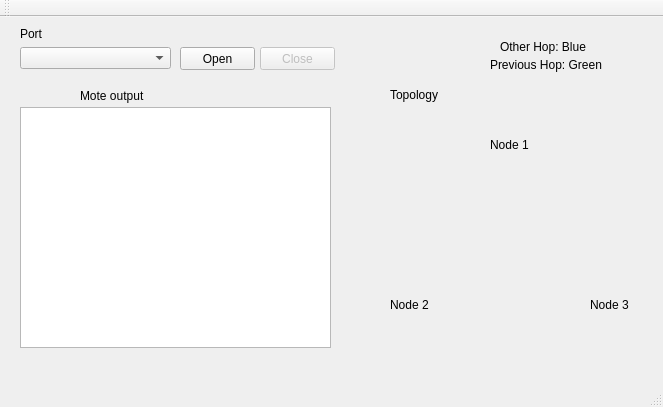
<?xml version="1.0" encoding="UTF-8"?>
<ui version="4.0">
 <class>MainWindow</class>
 <widget class="QMainWindow" name="MainWindow">
  <property name="geometry">
   <rect>
    <x>0</x>
    <y>0</y>
    <width>663</width>
    <height>407</height>
   </rect>
  </property>
  <property name="windowTitle">
   <string>MainWindow</string>
  </property>
  <widget class="QWidget" name="centralWidget">
   <widget class="QPushButton" name="pushButton_open">
    <property name="geometry">
     <rect>
      <x>180</x>
      <y>30</y>
      <width>75</width>
      <height>23</height>
     </rect>
    </property>
    <property name="text">
     <string>Open</string>
    </property>
   </widget>
   <widget class="QTextEdit" name="textEdit_Status">
    <property name="enabled">
     <bool>true</bool>
    </property>
    <property name="geometry">
     <rect>
      <x>20</x>
      <y>90</y>
      <width>311</width>
      <height>241</height>
     </rect>
    </property>
   </widget>
   <widget class="QLabel" name="label">
    <property name="geometry">
     <rect>
      <x>20</x>
      <y>10</y>
      <width>46</width>
      <height>13</height>
     </rect>
    </property>
    <property name="text">
     <string>Port</string>
    </property>
   </widget>
   <widget class="QPushButton" name="pushButton_close">
    <property name="enabled">
     <bool>false</bool>
    </property>
    <property name="geometry">
     <rect>
      <x>260</x>
      <y>30</y>
      <width>75</width>
      <height>23</height>
     </rect>
    </property>
    <property name="text">
     <string>Close</string>
    </property>
   </widget>
   <widget class="QComboBox" name="comboBox_Interface">
    <property name="geometry">
     <rect>
      <x>20</x>
      <y>30</y>
      <width>151</width>
      <height>22</height>
     </rect>
    </property>
   </widget>
   <widget class="QLabel" name="label_2">
    <property name="geometry">
     <rect>
      <x>80</x>
      <y>70</y>
      <width>101</width>
      <height>17</height>
     </rect>
    </property>
    <property name="text">
     <string>Mote output</string>
    </property>
   </widget>
   <widget class="QLabel" name="label_3">
    <property name="geometry">
     <rect>
      <x>390</x>
      <y>70</y>
      <width>71</width>
      <height>16</height>
     </rect>
    </property>
    <property name="text">
     <string>Topology</string>
    </property>
   </widget>
   <widget class="QLabel" name="label_4">
    <property name="geometry">
     <rect>
      <x>490</x>
      <y>120</y>
      <width>51</width>
      <height>16</height>
     </rect>
    </property>
    <property name="text">
     <string>Node 1</string>
    </property>
   </widget>
   <widget class="QLabel" name="label_5">
    <property name="geometry">
     <rect>
      <x>390</x>
      <y>280</y>
      <width>51</width>
      <height>16</height>
     </rect>
    </property>
    <property name="text">
     <string>Node 2</string>
    </property>
   </widget>
   <widget class="QLabel" name="label_6">
    <property name="geometry">
     <rect>
      <x>590</x>
      <y>280</y>
      <width>51</width>
      <height>16</height>
     </rect>
    </property>
    <property name="text">
     <string>Node 3</string>
    </property>
   </widget>
   <widget class="QLabel" name="label_7">
    <property name="geometry">
     <rect>
      <x>500</x>
      <y>20</y>
      <width>121</width>
      <height>20</height>
     </rect>
    </property>
    <property name="text">
     <string>Other Hop: Blue</string>
    </property>
   </widget>
   <widget class="QLabel" name="label_8">
    <property name="geometry">
     <rect>
      <x>490</x>
      <y>40</y>
      <width>151</width>
      <height>16</height>
     </rect>
    </property>
    <property name="text">
     <string>Previous Hop: Green</string>
    </property>
   </widget>
  </widget>
  <widget class="QMenuBar" name="menuBar">
   <property name="geometry">
    <rect>
     <x>0</x>
     <y>0</y>
     <width>663</width>
     <height>22</height>
    </rect>
   </property>
  </widget>
  <widget class="QToolBar" name="mainToolBar">
   <attribute name="toolBarArea">
    <enum>TopToolBarArea</enum>
   </attribute>
   <attribute name="toolBarBreak">
    <bool>false</bool>
   </attribute>
  </widget>
  <widget class="QStatusBar" name="statusBar"/>
 </widget>
 <layoutdefault spacing="6" margin="11"/>
 <resources/>
 <connections/>
</ui>
